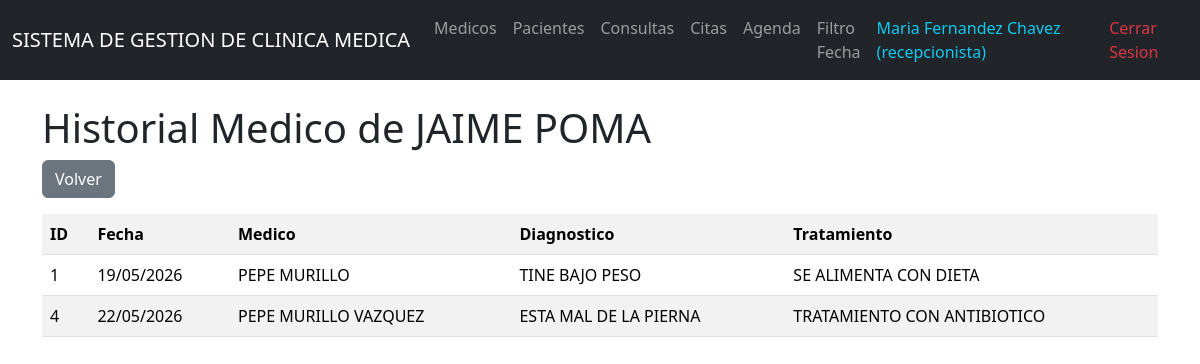
Page /pacientes/historial/4 (signed in) on the committed database.
### models/paciente_model.py (models this page shows, shortened)
class Paciente(db.Model):
    __tablename__ = "pacientes"
    id = db.Column(db.Integer, primary_key=True)
    nombre = db.Column(db.String(100), nullable=False)
    edad = db.Column(db.Integer, nullable=False)
    direccion = db.Column(db.String(200), nullable=False)
    telefono = db.Column(db.String(20), nullable=False)
    consultas = db.relationship('Consulta', back_populates='paciente', cascade='all, delete-orphan')
    citas = db.relationship('Cita', back_populates='paciente', cascade='all, delete-orphan')
    @staticmethod
    def get_by_id(id):
        return Paciente.query.get(id)
    def delete(self):
        db.session.delete(self)
        db.session.commit()
    def get_historial_medico(self):
        return self.consultas

### models/consulta_model.py (models this page shows, shortened)
class Consulta(db.Model):
    __tablename__ = "consultas"
    id = db.Column(db.Integer, primary_key=True)
    fecha = db.Column(db.DateTime, nullable=False)
    diagnostico = db.Column(db.String(500), nullable=False)
    tratamiento = db.Column(db.String(500), nullable=False)
    medico_id = db.Column(db.Integer, db.ForeignKey('medicos.id'), nullable=False)
    paciente_id = db.Column(db.Integer, db.ForeignKey('pacientes.id'), nullable=False)
    medico = db.relationship('Medico', back_populates='consultas')
    paciente = db.relationship('Paciente', back_populates='consultas')

### models/medico_model.py (models this page shows, shortened)
class Medico(db.Model):
    __tablename__ = "medicos"
    id = db.Column(db.Integer, primary_key=True)
    nombre = db.Column(db.String(100), nullable=False)
    especialidad = db.Column(db.String(100), nullable=False)
    telefono = db.Column(db.String(20), nullable=False)
    correo = db.Column(db.String(100), nullable=False)
    consultas = db.relationship('Consulta', back_populates='medico', cascade='all, delete-orphan')
    citas = db.relationship('Cita', back_populates='medico', cascade='all, delete-orphan')
    def delete(self):
        db.session.delete(self)
        db.session.commit()

### controllers/paciente_controller.py (the view)
@paciente_bp.route("/historial/<int:id>")
def historial(id):
    paciente = Paciente.get_by_id(id)
    consultas = paciente.get_historial_medico()
    return paciente_view.historial(paciente, consultas)

### run.py (called while the page is built)
@app.context_processor
def inject_active_path():
    def is_active(path):
        return 'active' if request.path == path else ''
    return dict(is_active=is_active, session=session)

### views/paciente_view.py (called while the page is built)
def historial(paciente, consultas):
    return render_template('pacientes/historial.html', paciente=paciente, consultas=consultas)

### templates/pacientes/historial.html (shortened to what this page needs)
{% extends 'base.html' %}
{% block content %}
<h1>Historial Medico de {{ paciente.nombre }}</h1>
<a href="{{ url_for('paciente.index') }}" class="btn btn-secondary mb-3">Volver</a>
<table class="table table-striped">
  <tr>
    <th>ID</th>
    <th>Fecha</th>
    <th>Medico</th>
    <th>Diagnostico</th>
    <th>Tratamiento</th>
  </tr>
  {% for consulta in consultas %}
  <tr>
    <td>{{consulta.id}}</td>
    <td>{{consulta.fecha.strftime('%d/%m/%Y')}}</td>
    <td>{{consulta.medico.nombre}}</td>
    <td>{{consulta.diagnostico}}</td>
    <td>{{consulta.tratamiento}}</td>
  </tr>
  {% endfor %}
</table>
{% endblock %}

### rows in the picture
Paciente: nombre "JAIME POMA"
Consulta: id "1", fecha "19/05/2026", medico.nombre "PEPE MURILLO", diagnostico "TINE BAJO PESO", tratamiento "SE ALIMENTA CON DIETA"
Consulta: id "4", fecha "22/05/2026", medico.nombre "PEPE MURILLO VAZQUEZ", diagnostico "ESTA MAL DE LA PIERNA", tratamiento "TRATAMIENTO CON ANTIBIOTICO"

### other values in the picture
{{ session.usuario_nombre }} "Maria Fernandez Chavez"
{{ session.rol }} "recepcionista"
